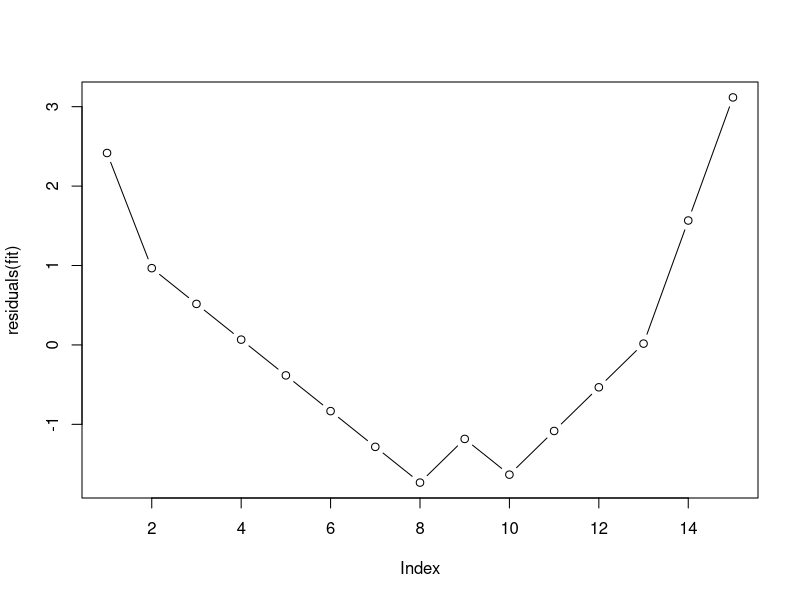
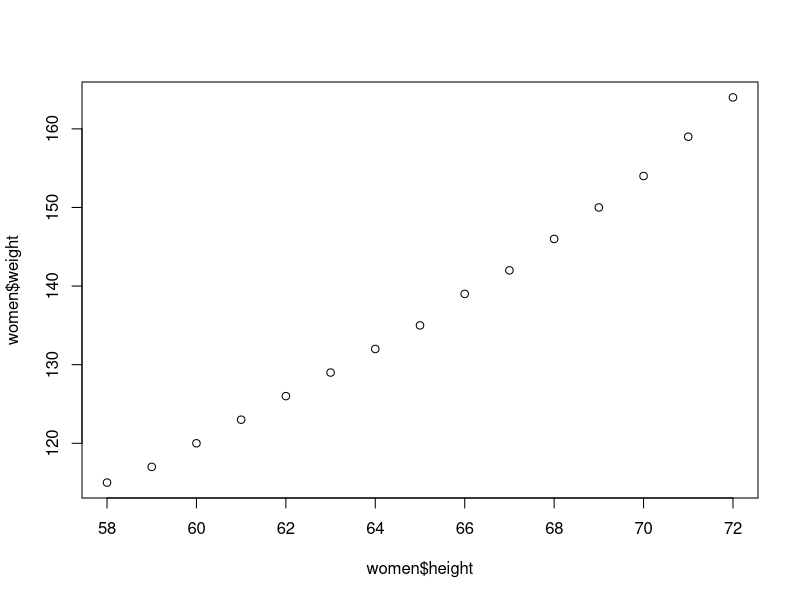
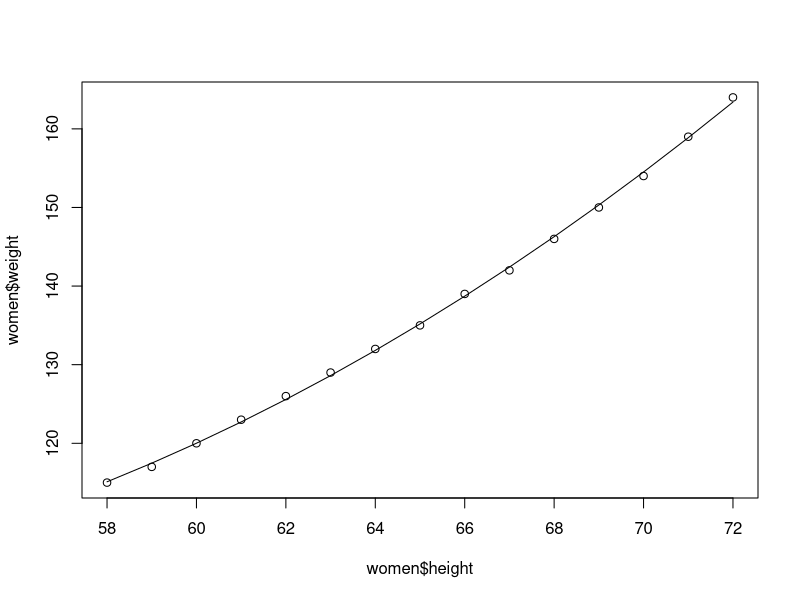
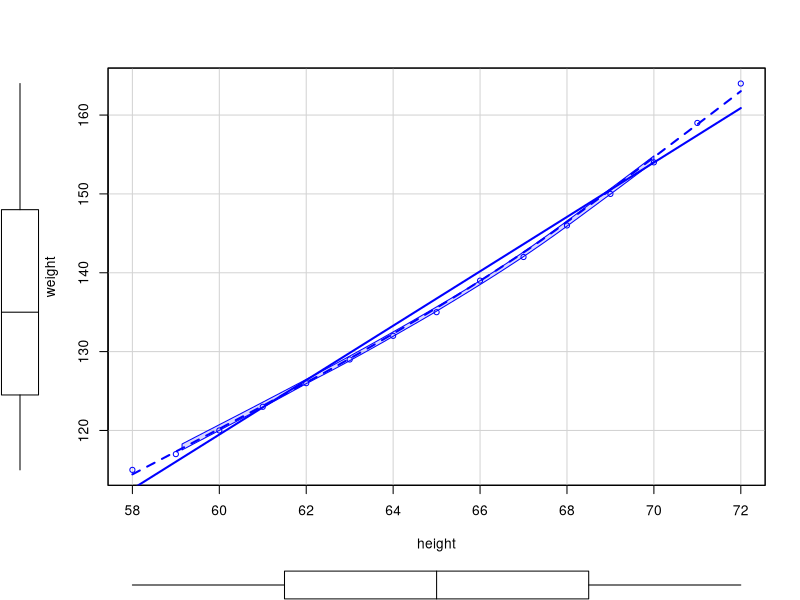
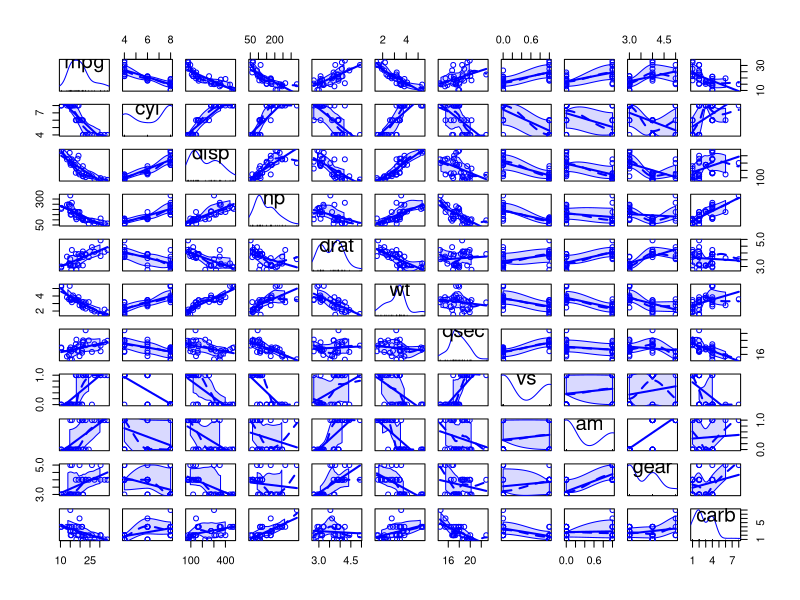
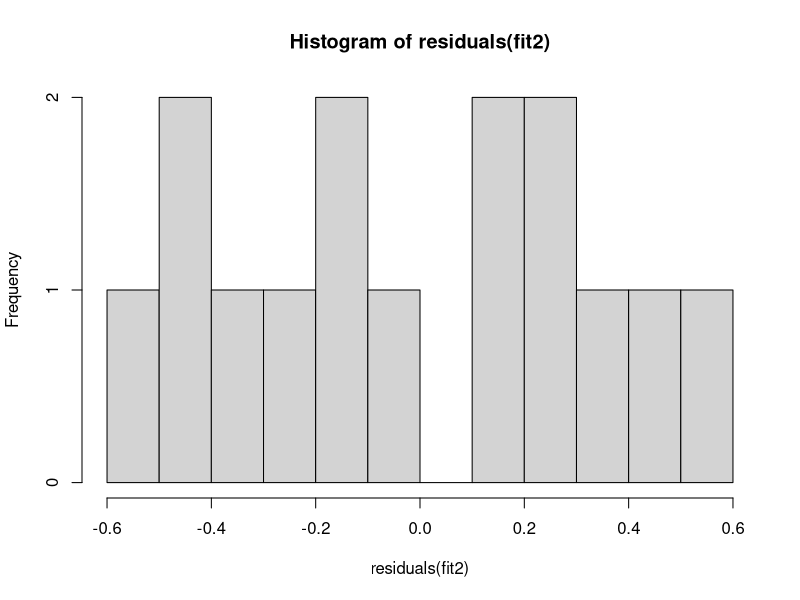
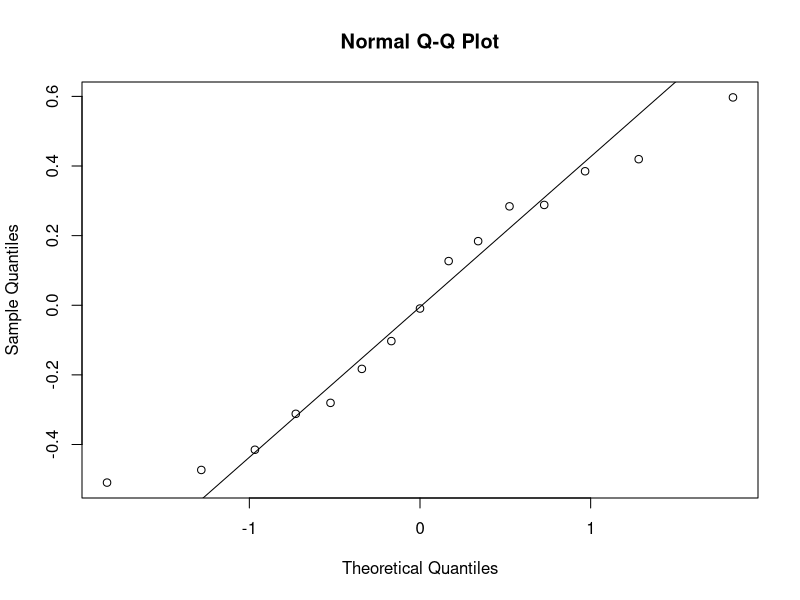
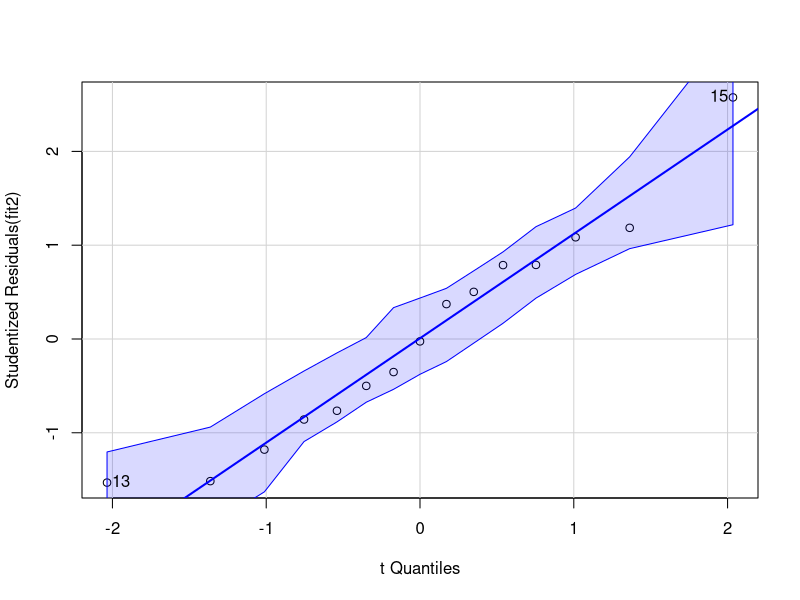

Here is the R script that generated these plots, in order: (Note: this script raises an error after producing the figures.)
fit = lm(women$weight ~ women$height, data = women)
summary(fit)
fitted(fit)

plot(residuals(fit), type="b")
plot(women$height, women$weight)

fit2=lm(women$weight ~ women$height +I(women$height^2))

plot(women$height, women$weight)
lines(women$height, fitted(fit2))
summary(fit2)

library(car)
scatterplot(weight ~ height, data=women)
scatterplotMatrix(mtcars)

coef(fit2)
confint(fit2)

# строим гистограмму остаткоы
hist(residuals(fit2), breaks=10)
#проверк остатков на нормальность, строим на нормальной вероятностной бумаге
qqnorm(residuals(fit2))
qqline(residuals(fit2))
qqPlot(fit2)

pearson.test(residuals(fit2))